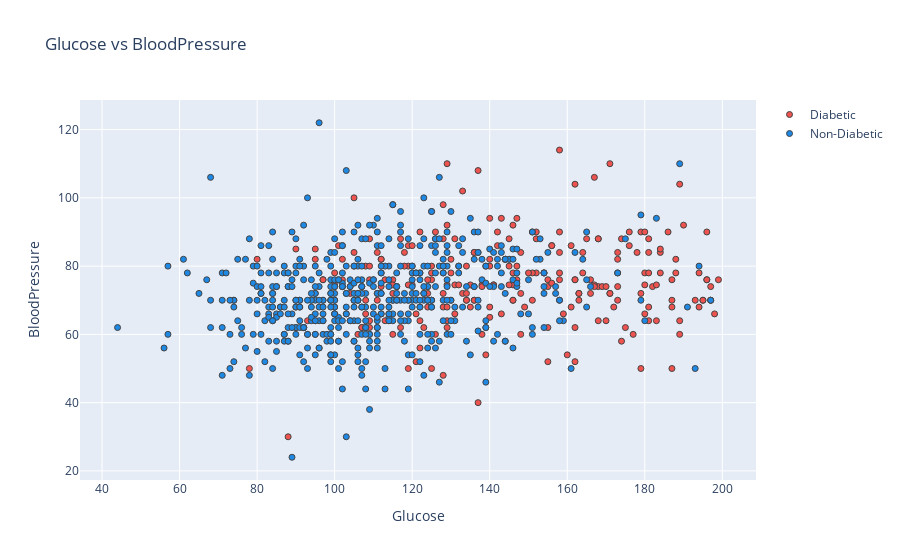

Notebook code for this chart:
### Code cell
plot_fvf('Glucose','BloodPressure')

### Figure 1 — Plotly figure (JSON) as saved in the notebook; plotly's stock layout.template omitted (floating-point values rounded to 4 significant figures; data arrays with more than 128 entries replaced by an {"elided": "..."} marker saying what was removed)
{"data": [{"marker": {"color": "#EF5350", "line": {"width": 1}}, "mode": "markers", "name": "Diabetic", "type": "scatter", "x": {"elided": "268 int values"}, "y": {"elided": "268 float values"}}, {"marker": {"color": "#1E88E5", "line": {"width": 1}}, "mode": "markers", "name": "Non-Diabetic", "type": "scatter", "x": {"elided": "500 int values"}, "y": {"elided": "500 int values"}}], "layout": {"title": {"text": "Glucose vs BloodPressure"}, "xaxis": {"title": {"text": "Glucose"}, "zeroline": false}, "yaxis": {"title": {"text": "BloodPressure"}, "zeroline": false}}}
